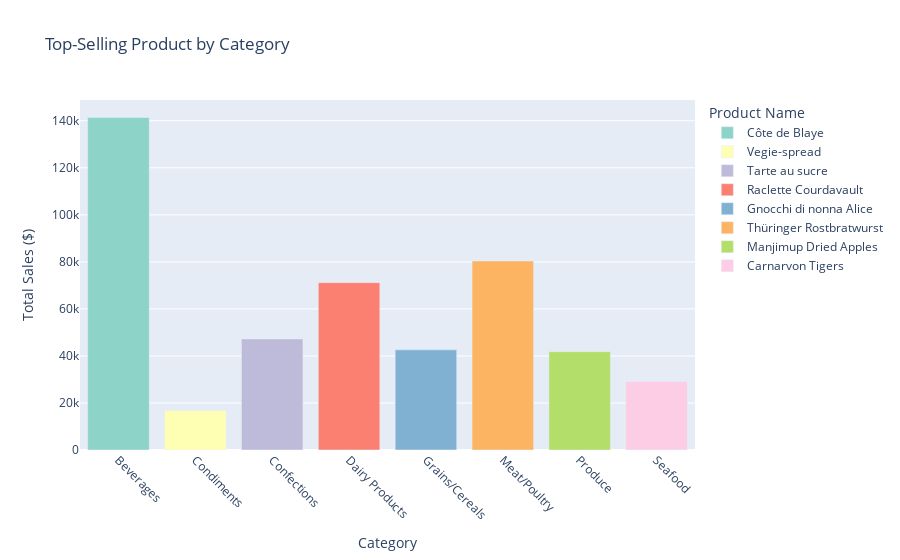

Write notebook code for a chart like this one.
### Code cell
fig = px.bar(
    top_product_by_category,
    x='CategoryName',
    y='TotalSales',
    color='ProductName',
    title='Top-Selling Product by Category',
    labels={'TotalSales': 'Total Sales ($)', 'CategoryName': 'Category'},
    color_discrete_sequence=px.colors.qualitative.Set3
)
fig.update_layout(
    xaxis_title='Category',
    yaxis_title='Total Sales ($)',
    xaxis_tickangle=45,
    legend_title='Product Name',
    barmode='group'
)
fig.show()


max_sales_row = top_product_by_category.loc[top_product_by_category['TotalSales'].idxmax()]
print(f"Highest sales from a top product: {max_sales_row['ProductName']} in {max_sales_row['CategoryName']} with ${max_sales_row['TotalSales']:.2f}")

### Figure 1 — Plotly figure (JSON) as saved in the notebook; plotly's stock layout.template omitted (floating-point values rounded to 4 significant figures)
{"data": [{"hovertemplate": "ProductName=Côte de Blaye<br>Category=%{x}<br>Total Sales ($)=%{y}<extra></extra>", "legendgroup": "Côte de Blaye", "marker": {"color": "rgb(141,211,199)", "pattern": {"shape": ""}}, "name": "Côte de Blaye", "orientation": "v", "showlegend": true, "textposition": "auto", "type": "bar", "x": ["Beverages"], "xaxis": "x", "y": [141400.0], "yaxis": "y"}, {"hovertemplate": "ProductName=Vegie-spread<br>Category=%{x}<br>Total Sales ($)=%{y}<extra></extra>", "legendgroup": "Vegie-spread", "marker": {"color": "rgb(255,255,179)", "pattern": {"shape": ""}}, "name": "Vegie-spread", "orientation": "v", "showlegend": true, "textposition": "auto", "type": "bar", "x": ["Condiments"], "xaxis": "x", "y": [16700.0], "yaxis": "y"}, {"hovertemplate": "ProductName=Tarte au sucre<br>Category=%{x}<br>Total Sales ($)=%{y}<extra></extra>", "legendgroup": "Tarte au sucre", "marker": {"color": "rgb(190,186,218)", "pattern": {"shape": ""}}, "name": "Tarte au sucre", "orientation": "v", "showlegend": true, "textposition": "auto", "type": "bar", "x": ["Confections"], "xaxis": "x", "y": [47230.0], "yaxis": "y"}, {"hovertemplate": "ProductName=Raclette Courdavault<br>Category=%{x}<br>Total Sales ($)=%{y}<extra></extra>", "legendgroup": "Raclette Courdavault", "marker": {"color": "rgb(251,128,114)", "pattern": {"shape": ""}}, "name": "Raclette Courdavault", "orientation": "v", "showlegend": true, "textposition": "auto", "type": "bar", "x": ["Dairy Products"], "xaxis": "x", "y": [71160.0], "yaxis": "y"}, {"hovertemplate": "ProductName=Gnocchi di nonna Alice<br>Category=%{x}<br>Total Sales ($)=%{y}<extra></extra>", "legendgroup": "Gnocchi di nonna Alice", "marker": {"color": "rgb(128,177,211)", "pattern": {"shape": ""}}, "name": "Gnocchi di nonna Alice", "orientation": "v", "showlegend": true, "textposition": "auto", "type": "bar", "x": ["Grains/Cereals"], "xaxis": "x", "y": [42590.0], "yaxis": "y"}, {"hovertemplate": "ProductName=Thüringer Rostbratwurst<br>Category=%{x}<br>Total Sales ($)=%{y}<extra></extra>", "legendgroup": "Thüringer Rostbratwurst", "marker": {"color": "rgb(253,180,98)", "pattern": {"shape": ""}}, "name": "Thüringer Rostbratwurst", "orientation": "v", "showlegend": true, "textposition": "auto", "type": "bar", "x": ["Meat/Poultry"], "xaxis": "x", "y": [80370.0], "yaxis": "y"}, {"hovertemplate": "ProductName=Manjimup Dried Apples<br>Category=%{x}<br>Total Sales ($)=%{y}<extra></extra>", "legendgroup": "Manjimup Dried Apples", "marker": {"color": "rgb(179,222,105)", "pattern": {"shape": ""}}, "name": "Manjimup Dried Apples", "orientation": "v", "showlegend": true, "textposition": "auto", "type": "bar", "x": ["Produce"], "xaxis": "x", "y": [41820.0], "yaxis": "y"}, {"hovertemplate": "ProductName=Carnarvon Tigers<br>Category=%{x}<br>Total Sales ($)=%{y}<extra></extra>", "legendgroup": "Carnarvon Tigers", "marker": {"color": "rgb(252,205,229)", "pattern": {"shape": ""}}, "name": "Carnarvon Tigers", "orientation": "v", "showlegend": true, "textposition": "auto", "type": "bar", "x": ["Seafood"], "xaxis": "x", "y": [29170.0], "yaxis": "y"}], "layout": {"barmode": "group", "legend": {"title": {"text": "Product Name"}, "tracegroupgap": 0}, "title": {"text": "Top-Selling Product by Category"}, "xaxis": {"anchor": "y", "domain": [0, 1], "tickangle": 45, "title": {"text": "Category"}}, "yaxis": {"anchor": "x", "domain": [0, 1], "title": {"text": "Total Sales ($)"}}}}
